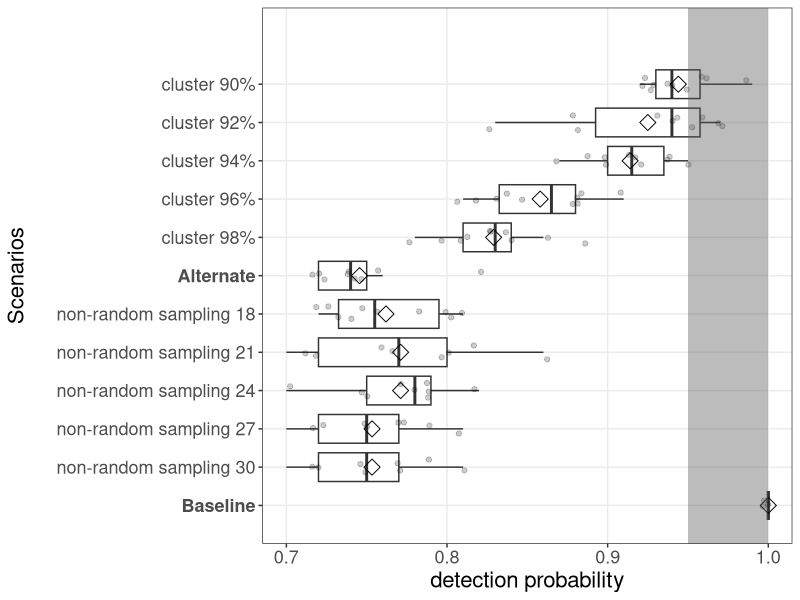

Here is the R script that generated this plot:
require(ggplot2)
require(tidyr)
require(reshape2)
require(gridExtra)
require(grid)
require(ggpubr)
library(matrixStats)
require(dplyr)
require (tibble)

data_sa_bl <- read.csv("CWDsurveillanceMO_bl1000.csv", header = TRUE) #sen.analysis baseline scenario
as_tibble(data_sa_bl)
bl_dp <- add_column(data_sa_bl, scenario = rep("baseline", 1000))
bldp <- bl_dp %>% select(scenario, DetProb)   #dplyr
bldp <- add_column(bldp, mrun = 1:1000)
bldp$mrun <- ifelse(bldp$mrun %% 100 == 0, 1, 0)
bldp1 <- subset(bldp, mrun == 1)
meanbldp <- by(data_sa_bl$DetProb, list(gr=as.numeric(gl(nrow(data_sa_bl), 100, nrow(data_sa_bl)))), 
               FUN = function(x) colMeans(as.matrix(x)))
bldp1 <- add_column(bldp1, meandp = meanbldp)
bldp2 <- bldp1 %>% select(scenario, meandp)                             #dplyr
bldp2
###
data_sa_alt <- read.csv("CWDsurveillanceMO_alt1000.csv", header = TRUE) #sen.analysis alternate scenario
as_tibble(data_sa_alt)
alt_dp <- add_column(data_sa_alt, scenario = rep("alternate", 1000))
altdp <- alt_dp %>% select(scenario, DetProb)   #dplyr
altdp <- add_column(altdp, mrun = 1:1000)
altdp$mrun <- ifelse(altdp$mrun %% 100 == 0, 1, 0)
altdp1 <- subset(altdp, mrun == 1)
meanaltdp <- by(data_sa_alt$DetProb, list(gr=as.numeric(gl(nrow(data_sa_alt), 100, nrow(data_sa_alt)))), 
                FUN = function(x) colMeans(as.matrix(x)))
altdp1 <- add_column(altdp1, meandp = meanaltdp)
altdp2 <- altdp1 %>% select(scenario, meandp)
altdp2
###
data_sa_cl98 <- read.csv("CWDsurveillanceMO_cl981000.csv", header = TRUE)
as_tibble(data_sa_cl98)
cl98_dp <- add_column(data_sa_cl98, scenario = rep("cluster98", 1000))
cl98dp <- cl98_dp %>% select(scenario, DetProb)   #dplyr
cl98dp <- add_column(cl98dp, mrun = 1:1000)
cl98dp$mrun <- ifelse(cl98dp$mrun %% 100 == 0, 1, 0)
cl98dp1 <- subset(cl98dp, mrun == 1)
meancl98dp <- by(data_sa_cl98$DetProb, list(gr=as.numeric(gl(nrow(data_sa_cl98), 100, nrow(data_sa_cl98)))), 
                 FUN = function(x) colMeans(as.matrix(x)))
cl98dp1 <- add_column(cl98dp1, meandp = meancl98dp)
cl98dp2 <- cl98dp1 %>% select(scenario, meandp)
cl98dp2
###
data_sa_cl96 <- read.csv("CWDsurveillanceMO_cl961000.csv", header = TRUE)
as_tibble(data_sa_cl96)
cl96_dp <- add_column(data_sa_cl96, scenario = rep("cluster96", 1000))
cl96dp <- cl96_dp %>% select(scenario, DetProb)   #dplyr
cl96dp <- add_column(cl96dp, mrun = 1:1000)
cl96dp$mrun <- ifelse(cl96dp$mrun %% 100 == 0, 1, 0)
cl96dp1 <- subset(cl96dp, mrun == 1)
meancl96dp <- by(data_sa_cl96$DetProb, list(gr=as.numeric(gl(nrow(data_sa_cl96), 100, nrow(data_sa_cl96)))), 
                 FUN = function(x) colMeans(as.matrix(x)))
cl96dp1 <- add_column(cl96dp1, meandp = meancl96dp)
cl96dp2 <- cl96dp1 %>% select(scenario, meandp)
cl96dp2
###
data_sa_cl94 <- read.csv("CWDsurveillanceMO_cl941000.csv", header = TRUE)
as_tibble(data_sa_cl94)
cl94_dp <- add_column(data_sa_cl94, scenario = rep("cluster94", 1000))
cl94dp <- cl94_dp %>% select(scenario, DetProb)   #dplyr
cl94dp <- add_column(cl94dp, mrun = 1:1000)
cl94dp$mrun <- ifelse(cl94dp$mrun %% 100 == 0, 1, 0)
cl94dp1 <- subset(cl94dp, mrun == 1)
meancl94dp <- by(data_sa_cl94$DetProb, list(gr=as.numeric(gl(nrow(data_sa_cl94), 100, nrow(data_sa_cl94)))), 
                 FUN = function(x) colMeans(as.matrix(x)))
cl94dp1 <- add_column(cl94dp1, meandp = meancl94dp)
cl94dp2 <- cl94dp1 %>% select(scenario, meandp)
cl94dp2
###
data_sa_cl92 <- read.csv("CWDsurveillanceMO_cl921000.csv", header = TRUE)
as_tibble(data_sa_cl92)
cl92_dp <- add_column(data_sa_cl92, scenario = rep("cluster92", 1000))
cl92dp <- cl92_dp %>% select(scenario, DetProb)   #dplyr
cl92dp <- add_column(cl92dp, mrun = 1:1000)
cl92dp$mrun <- ifelse(cl92dp$mrun %% 100 == 0, 1, 0)
cl92dp1 <- subset(cl92dp, mrun == 1)
meancl92dp <- by(data_sa_cl92$DetProb, list(gr=as.numeric(gl(nrow(data_sa_cl92), 100, nrow(data_sa_cl92)))), 
                 FUN = function(x) colMeans(as.matrix(x)))
cl92dp1 <- add_column(cl92dp1, meandp = meancl92dp)
cl92dp2 <- cl92dp1 %>% select(scenario, meandp)
cl92dp2
###
data_sa_cl90 <- read.csv("CWDsurveillanceMO_cl901000.csv", header = TRUE)
as_tibble(data_sa_cl90)
cl90_dp <- add_column(data_sa_cl90, scenario = rep("cluster90", 1000))
cl90dp <- cl90_dp %>% select(scenario, DetProb)   #dplyr
cl90dp <- add_column(cl90dp, mrun = 1:1000)
cl90dp$mrun <- ifelse(cl90dp$mrun %% 100 == 0, 1, 0)
cl90dp1 <- subset(cl90dp, mrun == 1)
meancl90dp <- by(data_sa_cl90$DetProb, list(gr=as.numeric(gl(nrow(data_sa_cl90), 100, nrow(data_sa_cl90)))), 
                 FUN = function(x) colMeans(as.matrix(x)))
cl90dp1 <- add_column(cl90dp1, meandp = meancl90dp)
cl90dp2 <- cl90dp1 %>% select(scenario, meandp)
cl90dp2
###
data_sa_nrs18 <- read.csv("CWDsurveillanceMO_nrs18.csv", header = TRUE)
as_tibble(data_sa_nrs18)
nrs18_dp <- add_column(data_sa_nrs18, scenario = rep("nrs18", 1000))
nrs18dp <- nrs18_dp %>% select(scenario, DetProb)   #dplyr
nrs18dp <- add_column(nrs18dp, mrun = 1:1000)
nrs18dp$mrun <- ifelse(nrs18dp$mrun %% 100 == 0, 1, 0)
nrs18dp1 <- subset(nrs18dp, mrun == 1)
meannrs18dp <- by(data_sa_nrs18$DetProb, list(gr=as.numeric(gl(nrow(data_sa_nrs18), 100, nrow(data_sa_nrs18)))), 
                  FUN = function(x) colMeans(as.matrix(x)))
nrs18dp1 <- add_column(nrs18dp1, meandp = meannrs18dp)
nrs18dp2 <- nrs18dp1 %>% select(scenario, meandp)
nrs18dp2
###
data_sa_nrs21 <- read.csv("CWDsurveillanceMO_nrs21.csv", header = TRUE)
as_tibble(data_sa_nrs21)
nrs21_dp <- add_column(data_sa_nrs21, scenario = rep("nrs21", 1000))
nrs21dp <- nrs21_dp %>% select(scenario, DetProb)   #dplyr
nrs21dp <- add_column(nrs21dp, mrun = 1:1000)
nrs21dp$mrun <- ifelse(nrs21dp$mrun %% 100 == 0, 1, 0)
nrs21dp1 <- subset(nrs21dp, mrun == 1)
meannrs21dp <- by(data_sa_nrs21$DetProb, list(gr=as.numeric(gl(nrow(data_sa_nrs21), 100, nrow(data_sa_nrs21)))), 
                  FUN = function(x) colMeans(as.matrix(x)))
nrs21dp1 <- add_column(nrs21dp1, meandp = meannrs21dp)
nrs21dp2 <- nrs21dp1 %>% select(scenario, meandp)
nrs21dp2
###
data_sa_nrs24 <- read.csv("CWDsurveillanceMO_nrs24.csv", header = TRUE)
as_tibble(data_sa_nrs24)
nrs24_dp <- add_column(data_sa_nrs24, scenario = rep("nrs24", 1000))
nrs24dp <- nrs24_dp %>% select(scenario, DetProb)   #dplyr
nrs24dp <- add_column(nrs24dp, mrun = 1:1000)
nrs24dp$mrun <- ifelse(nrs24dp$mrun %% 100 == 0, 1, 0)
nrs24dp1 <- subset(nrs24dp, mrun == 1)
meannrs24dp <- by(data_sa_nrs24$DetProb, list(gr=as.numeric(gl(nrow(data_sa_nrs24), 100, nrow(data_sa_nrs24)))), 
                  FUN = function(x) colMeans(as.matrix(x)))
nrs24dp1 <- add_column(nrs24dp1, meandp = meannrs24dp)
nrs24dp2 <- nrs24dp1 %>% select(scenario, meandp)
nrs24dp2
###
data_sa_nrs27 <- read.csv("CWDsurveillanceMO_nrs27.csv", header = TRUE)
as_tibble(data_sa_nrs27)
nrs27_dp <- add_column(data_sa_nrs27, scenario = rep("nrs27", 1000))
nrs27dp <- nrs27_dp %>% select(scenario, DetProb)   #dplyr
nrs27dp <- add_column(nrs27dp, mrun = 1:1000)
nrs27dp$mrun <- ifelse(nrs27dp$mrun %% 100 == 0, 1, 0)
nrs27dp1 <- subset(nrs27dp, mrun == 1)
meannrs27dp <- by(data_sa_nrs27$DetProb, list(gr=as.numeric(gl(nrow(data_sa_nrs27), 100, nrow(data_sa_nrs27)))), 
                  FUN = function(x) colMeans(as.matrix(x)))
nrs27dp1 <- add_column(nrs27dp1, meandp = meannrs27dp)
nrs27dp2 <- nrs27dp1 %>% select(scenario, meandp)
nrs27dp2
###
data_sa_nrs30 <- read.csv("CWDsurveillanceMO_nrs30.csv", header = TRUE)
as_tibble(data_sa_nrs30)
nrs30_dp <- add_column(data_sa_nrs30, scenario = rep("nrs30", 1000))
nrs30dp <- nrs30_dp %>% select(scenario, DetProb)   #dplyr
nrs30dp <- add_column(nrs30dp, mrun = 1:1000)
nrs30dp$mrun <- ifelse(nrs30dp$mrun %% 100 == 0, 1, 0)
nrs30dp1 <- subset(nrs30dp, mrun == 1)
meannrs30dp <- by(data_sa_nrs30$DetProb, list(gr=as.numeric(gl(nrow(data_sa_nrs30), 100, nrow(data_sa_nrs30)))), 
                  FUN = function(x) colMeans(as.matrix(x)))
nrs30dp1 <- add_column(nrs30dp1, meandp = meannrs27dp)
nrs30dp2 <- nrs30dp1 %>% select(scenario, meandp)
nrs30dp
##
sana <- rbind(bldp2, altdp2, cl98dp2, cl96dp2, cl94dp2, cl92dp2, cl90dp2, nrs18dp2, nrs21dp2, nrs24dp2, nrs27dp2, nrs30dp2)
sana$scenario <- ordered(sana$scenario, levels=c("baseline", "nrs30", "nrs27", "nrs24", "nrs21", "nrs18", "alternate","cluster98", "cluster96", "cluster94", "cluster92", "cluster90"))
p1 <- ggplot(sana, aes(scenario,meandp)) + geom_boxplot(outlier.shape = NA) + geom_boxplot(data=sana[sana$scenario=="baseline",],aes(x = scenario, y = meandp),fill="green") + geom_jitter(width = 0.2, alpha = 0.2) + stat_summary(fun.y=mean, geom="point",shape=23,size=4) + annotate("rect", xmin = 0, xmax = 14, ymin = .95, ymax = 1, alpha = .4) + scale_y_continuous(limits = c(0.7,1), breaks=c(0.7,0.8,0.9,1))
p2 <- p1 + scale_x_discrete(labels=c("Baseline","non-random sampling 30","non-random sampling 27","non-random sampling 24","non-random sampling 21","non-random sampling 18","Alternate","cluster 98%","cluster 96%","cluster 94%","cluster 92%","cluster 90%"))
p3 <- p2 + theme(axis.text.x = element_text(angle = 90, hjust = 1, face = c('plain','plain','plain','plain','plain','bold','plain','plain','plain','plain','plain','bold'))) + ylab("detection probability") + xlab("Scenarios\n")
p4 <- p3 + coord_flip() + theme_bw() + theme(panel.grid.minor=element_blank()) + theme(axis.text.x = element_text(size=13),axis.title.x = element_text(size= 16)) + theme(axis.text.y = element_text(size = 13),axis.title.y = element_text(size= 16))
p5 <- p4 + theme(axis.text.y = element_text(face = c('bold','plain','plain','plain','plain','plain','bold','plain','plain','plain','plain','plain')))
sen.ana <- p5
ggsave("sen.ana.png")